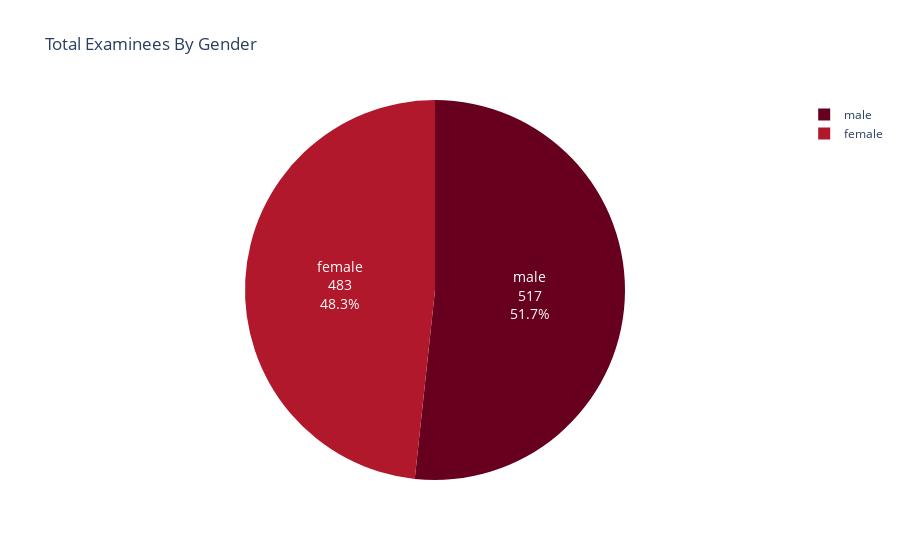

The notebook cell saved with this chart:
### Markdown cell above
## <font color="AA0088">Exploratory Data Analysis</font>

### Code cell
fig_gender_count = px.pie(exam_scores_df,
                          values = exam_scores_df["gender"].value_counts(),
                          names = exam_scores_df["gender"].value_counts().index,
                          labels = {"gender": "Gender"},
                          title = "Total Examinees By Gender",
                          color_discrete_sequence = px.colors.sequential.RdBu,
                          )

fig_gender_count.update_traces(textposition="inside", 
                               textinfo="label+value+percent",
                               textfont_size = 14,
                               textfont_color = "white",
                               hovertemplate = "<b>%{label}</b><br><br>Total: %{value}</br>Percent: %{percent}"
                               )


fig_gender_count.show();
#

### Figure 1 — Plotly figure (JSON) as saved in the notebook; plotly's stock layout.template omitted (floating-point values rounded to 4 significant figures)
{"data": [{"domain": {"x": [0, 1], "y": [0, 1]}, "hovertemplate": "<b>%{label}</b><br><br>Total: %{value}</br>Percent: %{percent}", "labels": ["male", "female"], "legendgroup": "", "name": "", "showlegend": true, "textfont": {"color": "white", "size": 14}, "textinfo": "label+value+percent", "textposition": "inside", "type": "pie", "values": [517, 483]}], "layout": {"legend": {"tracegroupgap": 0}, "piecolorway": ["rgb(103,0,31)", "rgb(178,24,43)", "rgb(214,96,77)", "rgb(244,165,130)", "rgb(253,219,199)", "rgb(247,247,247)", "rgb(209,229,240)", "rgb(146,197,222)", "rgb(67,147,195)", "rgb(33,102,172)", "rgb(5,48,97)"], "title": {"text": "Total Examinees By Gender"}}}
